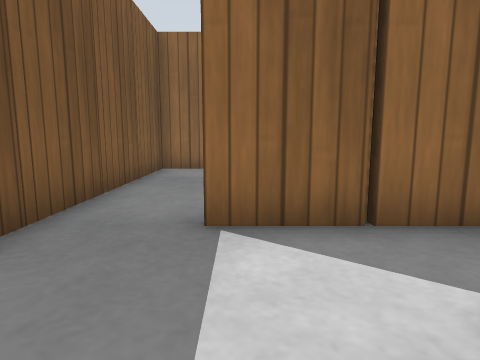
View 1 (above)

20 first-person views from a walk through a world built for the Gazebo simulator. The camera is 0.5 m above the floor, tilts 8° down and sees 75° across. The floor is counted in squares, 0.5 m on a side. Each view is taken from the middle of a square. On the plan, view 1 faces up. The plan holds only what a view shows up to about 12 squares ahead; the rest is blank. Gazebo's built-in surfaces are drawn with simple patterns.

View 2
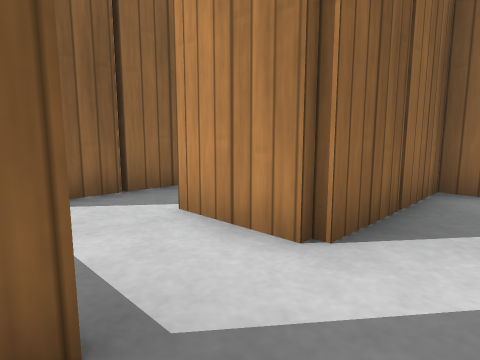

View 3
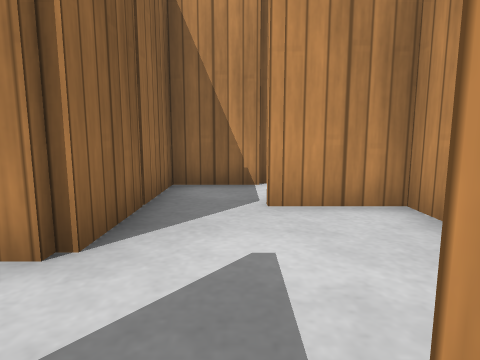

View 4
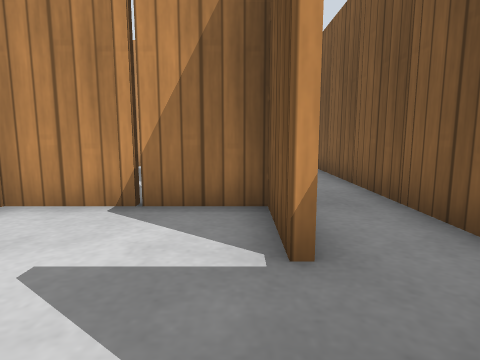

View 5
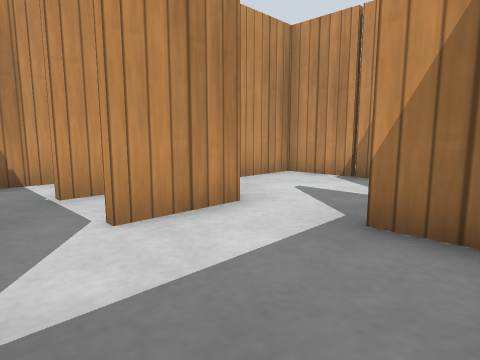

View 6
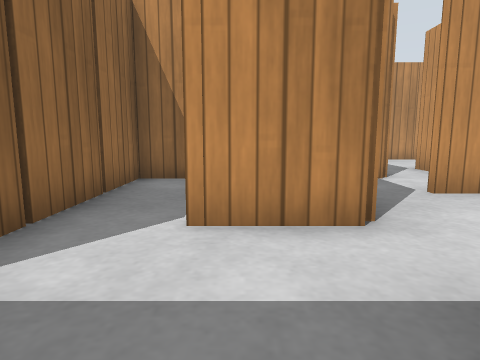

View 7
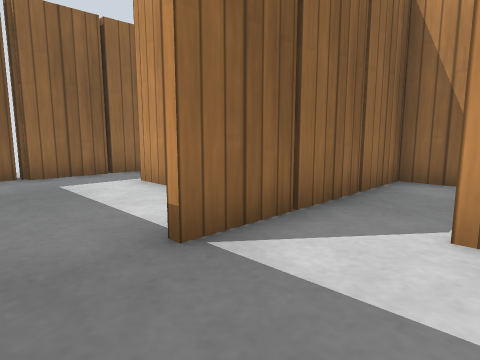

View 8
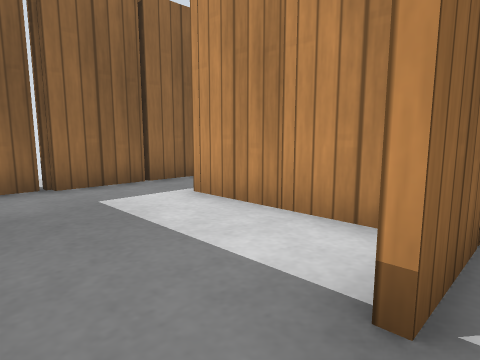

View 9
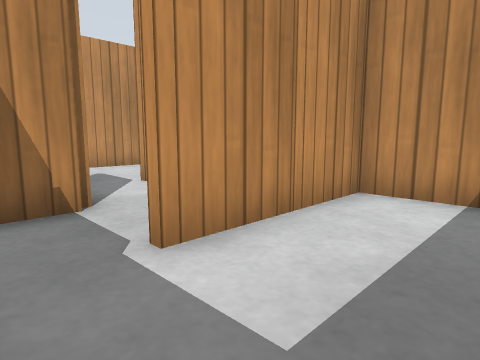

View 10
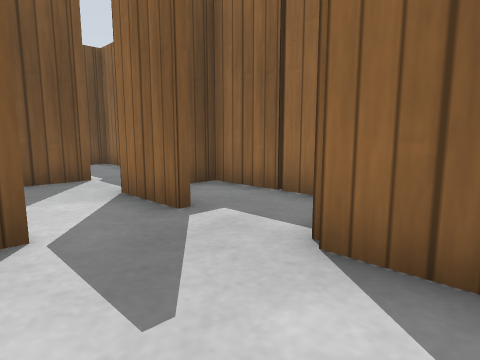

View 11
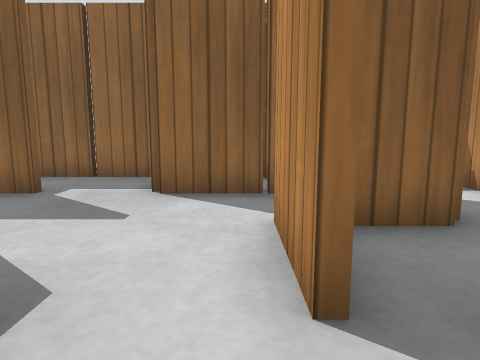

View 12
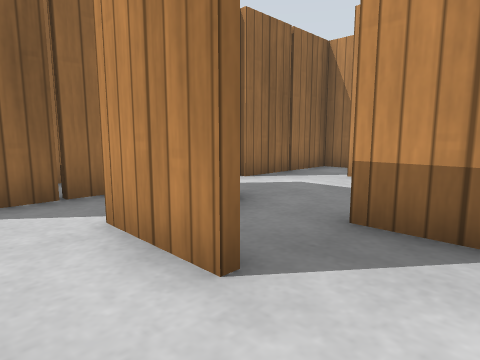

View 13
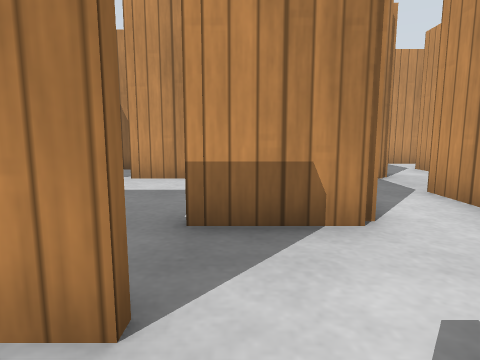

View 14
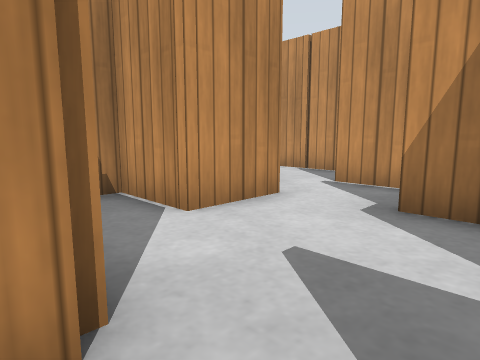

View 15
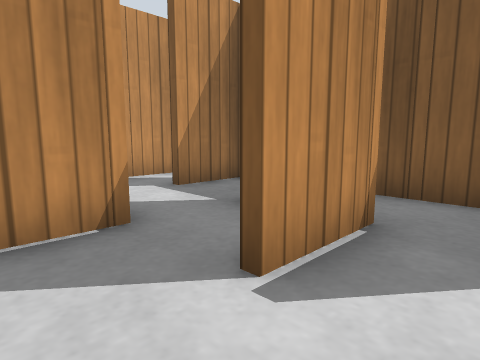

View 16
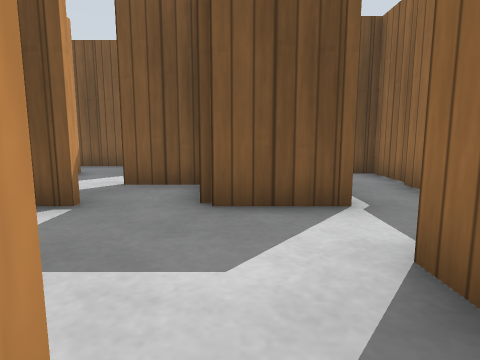

View 17
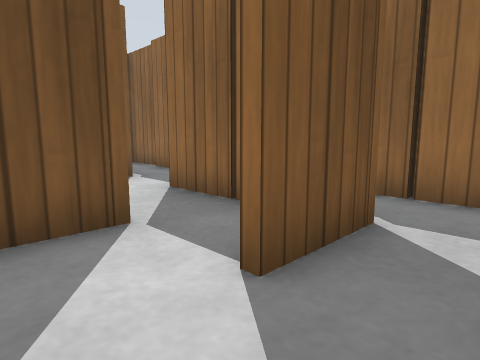

View 18
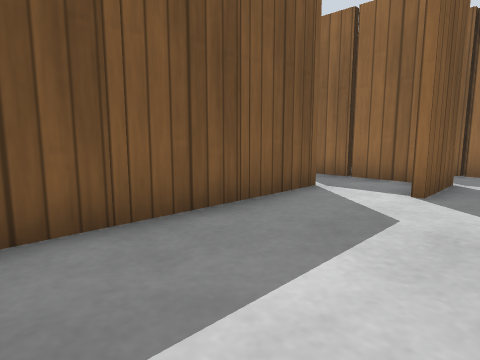

View 19
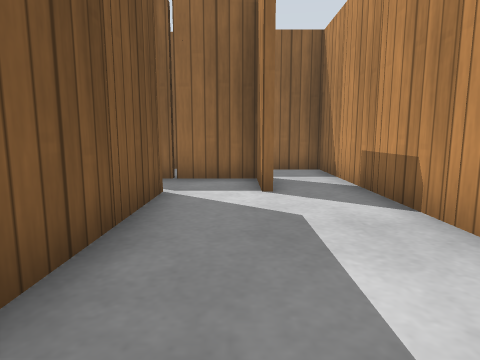

View 20
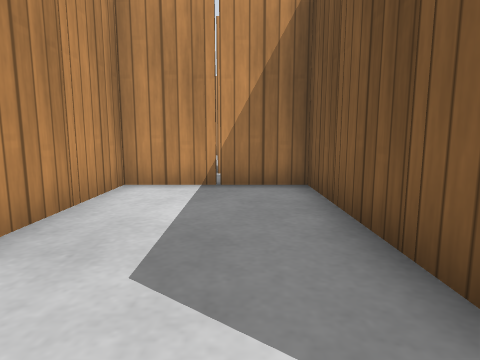

### Floor plan
Points are (right, up) in squares from view 1. A wall is a line through its corners. A room is listed if a view was taken in it or the views show most of it. See-through windows are left out.
Room 1 (views 1, 2, 3, 4, 5, 6, 7, 8)
walls: (-1.6, -0.4) (-0.5, -0.4); (-0.4, -3.4) (-0.4, -4.4) (3.4, -4.4) (3.4, -3.4); (5.5, -0.6) (1.4, -0.6) (1.4, 0.6); (5.4, 1.5) (5.4, 2.5); (4.5, 3.4) (-0.5, 3.4); (5.4, -2.5) (5.4, -1.5)
low walls: (-0.5, -0.6) (-1, -0.6)
ways out: opening at (-2, 3) to room 2; opening at (-2, -3.3); opening at (6.5, -4)
objects: wooden post (0, -3); wooden post (2, -4); wooden post (2, 1); wooden post (2, 3); wooden post (4, -3); wooden post (4, -1); wooden post (4, 1); wooden post (6, 1)
Room 2 (views 9, 10, 14)
walls: (5.5, 7.4) (3.4, 7.4) (3.4, 8.5); (2.8, 9.4) (0.4, 9.4); (-0.4, 3.6) (1.4, 3.6) (1.4, 6.6); (6.5, 3.6) (7.5, 3.6); (-0.5, 9.6) (-2.4, 9.6) (-2.4, 3); (7.4, 9.6) (3.5, 9.6); (9.4, 4.4) (9.4, 5.6) (11.4, 5.6) (11.4, 6); (10.1, 7.4) (7.5, 7.4)
ways out: opening at (-2, 3) to room 1; opening at (8.5, 3.5) to room 3; opening at (7, 9) to room 5
objects: wooden post (-3, 4); wooden post (-3, 6); wooden post (-3, 8); wooden post (0, 10); wooden post (2, 5); wooden post (2, 7); wooden post (2, 9); other object (2, 10); wooden post (4, 4); wooden post (4, 9); wooden post (6, 5); wooden post (6, 10); wooden post (9, 6)
Room 3 (views 11, 12, 13, 15)
walls: (9.5, -0.4) (13.5, -0.4); (11.4, 1.5) (11.4, 2.6); (7.5, 1.6) (9.5, 1.6); (9.4, 3.5) (9.4, 4.4); (9.6, 5.2) (9.6, 3.5); (5.6, 2.4) (5.6, 1.5); (11.6, 5.4) (10.2, 5.4); (5.5, -2.4) (7.5, -2.4)
ways out: opening at (8.5, 3.5) to room 2; opening at (12, 3.5) to room 4; opening at (8.5, -2.5); opening at (15, -1)
objects: wooden post (7, 2); wooden post (9, 0); wooden post (12, 0); wooden post (12, 3); wooden post (14, -1)
Room 4 (views 16, 17, 18, 19, 20)
walls: (17.4, 5.5) (17.4, 7.4) (13.4, 7.4); (15.6, 4.5) (15.6, 3.4); (17.6, 6.5) (17.6, 5.5); (15.6, 2.6) (15.6, -0.4) (19.4, -0.4) (19.4, 9.4) (16.9, 9.4); (15.1, 9.6) (14.4, 9.6); (11.6, 6.6) (11.6, 5.4)
ways out: opening at (12, 3.5) to room 3; opening at (13, 7) to room 5
objects: wooden post (16, 1); wooden post (16, 3); wooden post (16, 5); wooden post (16, 8); wooden post (18, 0); wooden post (18, 7); wooden post (18, 9); wooden post (20, 1); wooden post (20, 3); wooden post (20, 5); wooden post (20, 7)
Room 5 (no view inside)
walls: (11.6, 7.5) (11.6, 6.6); (9.4, 9.6) (7.4, 9.6); (13.4, 7.4) (13.4, 8.1)
ways out: opening at (7, 9) to room 2; opening at (13, 7) to room 4
objects: wooden post (8, 9); wooden post (10, 8); wooden post (10, 10); wooden post (12, 7)

Positions as (right, up) in squares from view 1, and headings:
1: (0, 0), facing up
2: (-1, -2), facing up-right
3: (-1, -2), facing right
4: (0, 0), facing down
5: (-2, 3), facing down-right
6: (-2, 1), facing right
7: (-2, 1), facing up-right
8: (-2, 3), facing up-right
9: (-1, 9), facing down-right
10: (9, 5), facing up-left
11: (9, 2), facing up
12: (8, 2), facing up-right
13: (8, 3), facing right
14: (6, 8), facing down-right
15: (11, 3), facing down-left
16: (16, 6), facing left
17: (19, 4), facing up-left
18: (19, 0), facing up-left
19: (17, 0), facing up
20: (17, 6), facing down
